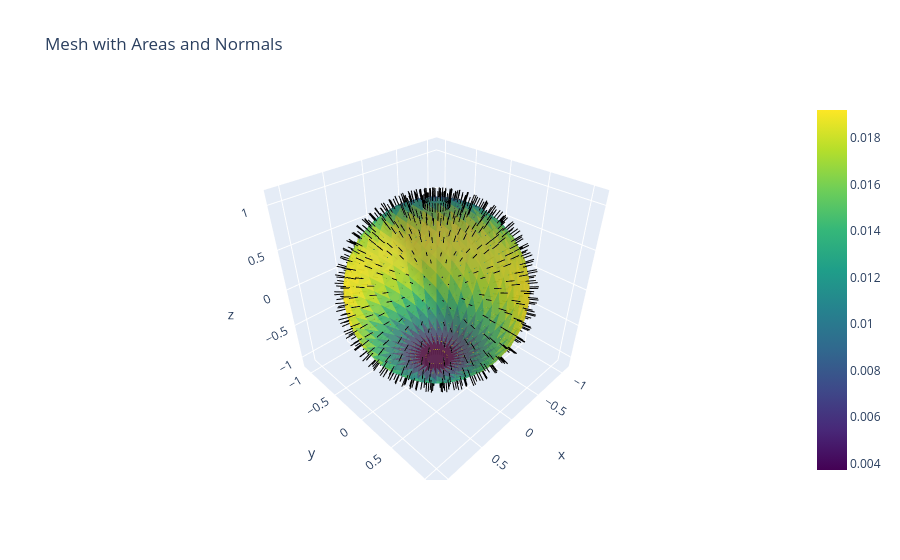

The code cell stored with this chart in its notebook:
### Markdown cell above
### 2. Create Triangle Mesh and Check Manifold
A closed sphere should be a perfect closed manifold (every edge has exactly 2 triangles).

### Code cell
mesh: TriangleMesh = conquer3d.data_structure.TriangleMesh(vertices.to('cuda'), faces.to('cuda'))
is_manifold_open = mesh.is_edge_manifold(allow_boundary_edge=True)
is_manifold_closed = mesh.is_edge_manifold(allow_boundary_edge=False)

print(f"Is Open Manifold (<=2 triangles per edge): {is_manifold_open}")
print(f"Is Closed Manifold (==2 triangles per edge): {is_manifold_closed}")

is_vertex_manifold = mesh.is_vertex_manifold()
print(f"Is Vertex Manifold: {is_vertex_manifold}")

# Compute areas and normals
areas = mesh.triangle_areas
normals = mesh.triangle_normals
surface_area = mesh.surface_area
print(f'Total Surface Area: {surface_area.item():.4f}')

import plotly.graph_objects as go
import numpy as np

# Compute face centers for normals
v_np = mesh.vertices.cpu().numpy()
f_np = mesh.triangles.cpu().numpy()
centers = np.mean(v_np[f_np], axis=1)
norms_np = normals.cpu().numpy()
areas_np = areas.cpu().numpy()

# Determine scaling factor for normals
scale = 0.1
tips = centers + norms_np * scale

# Build lines for normals. We interleave [center, tip, None] to draw multiple disconnected lines in one trace
lines_x = np.empty((len(centers) * 3,))
lines_y = np.empty((len(centers) * 3,))
lines_z = np.empty((len(centers) * 3,))
lines_x[0::3] = centers[:, 0]
lines_x[1::3] = tips[:, 0]
lines_x[2::3] = None
lines_y[0::3] = centers[:, 1]
lines_y[1::3] = tips[:, 1]
lines_y[2::3] = None
lines_z[0::3] = centers[:, 2]
lines_z[1::3] = tips[:, 2]
lines_z[2::3] = None

fig = go.Figure(data=[
    go.Mesh3d(
        x=v_np[:, 0], y=v_np[:, 1], z=v_np[:, 2],
        i=f_np[:, 0], j=f_np[:, 1], k=f_np[:, 2],
        intensity=areas_np, intensitymode='cell', colorscale='Viridis',
        opacity=0.8, showscale=True, name='Mesh'
    ),
    go.Scatter3d(
        x=lines_x, y=lines_y, z=lines_z,
        mode='lines', line=dict(color='black', width=2), showlegend=False
    ),
    go.Cone(
        x=tips[:, 0], y=tips[:, 1], z=tips[:, 2],
        u=norms_np[:, 0], v=norms_np[:, 1], w=norms_np[:, 2],
        sizemode="absolute", sizeref=scale*0.3, showscale=False, colorscale='Greys', anchor='tip'
    )
])

fig.update_layout(scene=dict(aspectmode='data'), title="Mesh with Areas and Normals")
fig.show()

### Figure 1 — Plotly figure (JSON) as saved in the notebook; plotly's stock layout.template omitted (floating-point values rounded to 4 significant figures; data arrays with more than 128 entries replaced by an {"elided": "..."} marker saying what was removed)
{"data": [{"colorscale": [[0, "#440154"], [0.1111, "#482878"], [0.2222, "#3e4989"], [0.3333, "#31688e"], [0.4444, "#26828e"], [0.5556, "#1f9e89"], [0.6667, "#35b779"], [0.7778, "#6ece58"], [0.8889, "#b5de2b"], [1, "#fde725"]], "i": {"elided": "960 int values"}, "intensity": {"elided": "960 float values"}, "intensitymode": "cell", "j": {"elided": "960 int values"}, "k": {"elided": "960 int values"}, "name": "Mesh", "opacity": 0.8, "showscale": true, "type": "mesh3d", "x": {"elided": "482 float values"}, "y": {"elided": "482 float values"}, "z": {"elided": "482 float values"}}, {"line": {"color": "black", "width": 2}, "mode": "lines", "showlegend": false, "type": "scatter3d", "x": {"elided": "2880 float values"}, "y": {"elided": "2880 float values"}, "z": {"elided": "2880 float values"}}, {"anchor": "tip", "colorscale": [[0, "rgb(255,255,255)"], [0.125, "rgb(240,240,240)"], [0.25, "rgb(217,217,217)"], [0.375, "rgb(189,189,189)"], [0.5, "rgb(150,150,150)"], [0.625, "rgb(115,115,115)"], [0.75, "rgb(82,82,82)"], [0.875, "rgb(37,37,37)"], [1, "rgb(0,0,0)"]], "showscale": false, "sizemode": "absolute", "sizeref": 0.03, "type": "cone", "u": {"elided": "960 float values"}, "v": {"elided": "960 float values"}, "w": {"elided": "960 float values"}, "x": {"elided": "960 float values"}, "y": {"elided": "960 float values"}, "z": {"elided": "960 float values"}}], "layout": {"scene": {"aspectmode": "data"}, "title": {"text": "Mesh with Areas and Normals"}}}
